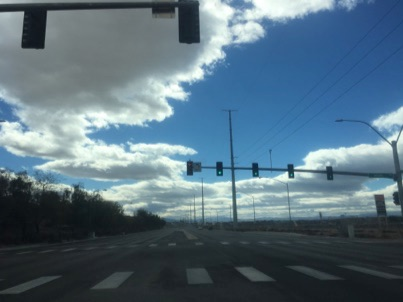
#> input picture learnOpenCV/1.jpg, 403 x 302 px
$ python 01-image.py
#> lines starting #> are read from the running program, lines starting #| are printed output that depends on the picture; after the words box and inside, x2 and y2 are one past the last pixel; in counts of white or black regions, pixels touching at a corner belong together
import cv2
import numpy as np

print("python version: ", cv2.__version__)

img = cv2.imread('1.jpg')
#> img is the input picture: shape (302, 403, 3); mean B, G, R 126.5, 111.6, 87.8
print(img.shape)
#| (302, 403, 3)
cv2.imshow('image', img)

"""
color change
"""
img2 = img.copy()
img2[0:100 ,0:100] = [0, 0, 255]  # RGB，但此處使用 BGR 撰寫
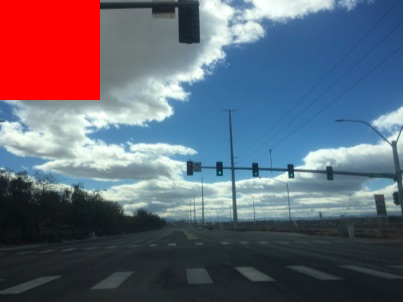
#> img2: shape (302, 403, 3); 8.22% of pixels changed, all inside (x1, y1, x2, y2) = (0, 0, 100, 100)
img2[10:200, 10:200] = [0,255,0]
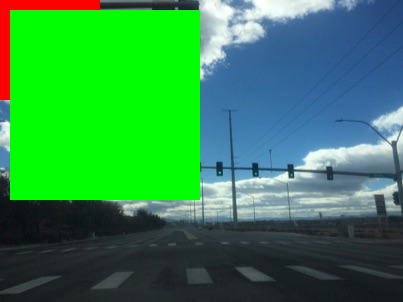
#> img2: shape (302, 403, 3); mean B, G, R 77.4, 140.2, 51.1
cv2.imshow('img2', img2)

"""
gray image
"""
gray = cv2.cvtColor(img, cv2.COLOR_BGR2GRAY)
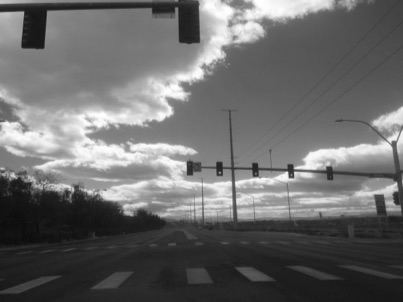
#> gray: shape (302, 403); min 11, max 255, mean 106.2
cv2.imshow('gray', gray)

k = cv2.waitKey(0)
#> (key Esc is pressed here)

"""
close window
"""
if k == 27:  # wait for ESC key to exit
    cv2.destroyAllWindows()
elif k == ord('s'):  # wait for 's' key to save and exit
    cv2.imwrite('gray.png', gray)  # png, bmp, jpg
    cv2.destroyAllWindows()
